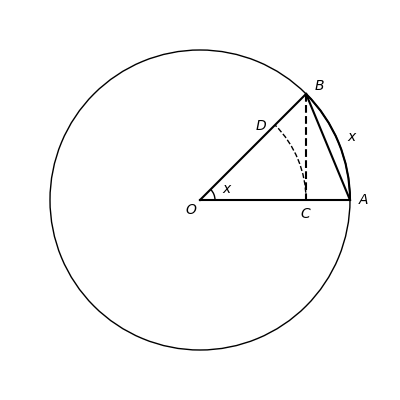

Write the Python code that produced this figure.
import matplotlib.pyplot as plt
from matplotlib.patches import Arc
import math;

R = 2.0
x, y = 0.0, 0.0
a, b = R, R

fig_width, fig_height = 4.0, 4.0
fig = plt.figure(figsize=(fig_width, fig_height), frameon=False)
ax = fig.add_axes([-0.25, -0.25, 1.5, 1.5], aspect='equal')
ax.set_axis_off()
ax.set_xlim(-R*1.0, R*1.0)
ax.set_ylim(-R*1.0, R*1.0)

# Axes
# ax.axhline(0.0)
# ax.axvline(0.0)

ax.plot([0.0, math.sqrt(2)/2.0], [0.0, math.sqrt(2)/2.0], 'k')

ax.plot([math.sqrt(2)/2.0, 1.0], [math.sqrt(2)/2.0, 0.0], 'k')

ax.plot([0.0, 1.0], [0.0, 0.0], 'k')

ax.plot([math.sqrt(2)/2.0, math.sqrt(2)/2.0], [math.sqrt(2)/2.0, 0.0], 'k--')


# ax.text(0.0 - 0.1, 0.0 - 0.1, r'O', fontsize=10)

ax.text(0.495, 0.495, '$O$',
        horizontalalignment='right',
        verticalalignment='top',
        transform=ax.transAxes)


ax.text(1.05, 0.0, '$A$',
        horizontalalignment='left',
        verticalalignment='center')

ax.text(math.sqrt(2)/2.0 + 0.05, math.sqrt(2)/2.0 + 0.05, '$B$',
        horizontalalignment='left',
        verticalalignment='center')

ax.text(math.sqrt(2)/2.0, -0.05, '$C$',
        horizontalalignment='center',
        verticalalignment='top')

ax.text(0.5 - 0.05, 0.5 - 0.05, '$D$',
        horizontalalignment='right',
        verticalalignment='bottom')

ax.text(0.2 * math.cos(math.radians(22.5)), 0.2 * math.sin(math.radians(22.5)), '$x$',
        horizontalalignment='center',
        verticalalignment='center')


ax.text(1.1 * math.cos(math.radians(22.5)), 1.1 * math.sin(math.radians(22.5)), '$x$',
        horizontalalignment='center',
        verticalalignment='center')


ax.add_patch(Arc((x, y), a, b,
                 theta1=0.0, theta2=360.0, edgecolor='k'))
ax.add_patch(Arc((x, y), a, b,
                 theta1=0.0, theta2=45.0, edgecolor='k', lw=1.5))

ax.add_patch(Arc((x, y), a * math.sqrt(2)/2.0, b * math.sqrt(2)/2.0,
                theta1=0.0, theta2=45.0, edgecolor='k', lw=1.0, linestyle='dashed'))


ax.add_patch(Arc((x, y), 0.2, 0.2,
                 theta1=0.0, theta2=45.0, edgecolor='k'))

fig.savefig("draw-08-01.png")
